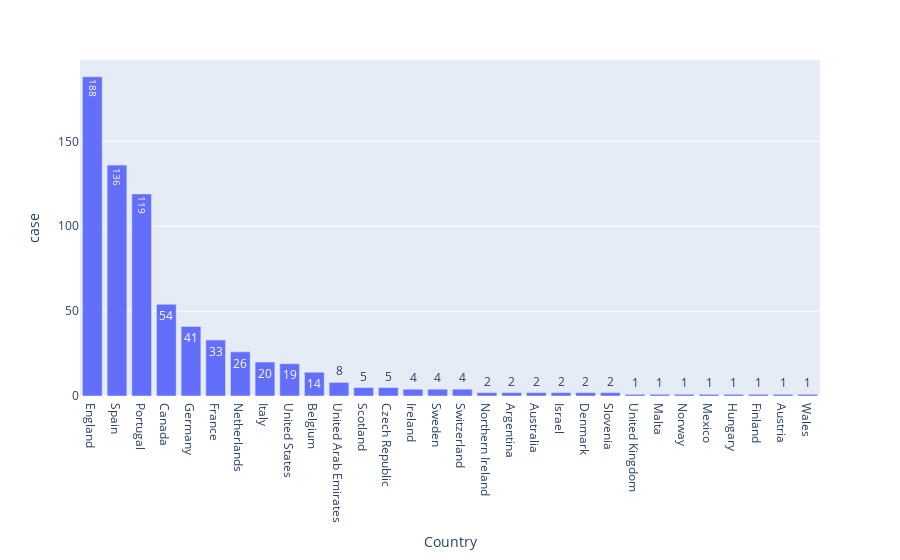

Notebook code for this chart:
### Markdown cell above
### Visualization

### Code cell
fig = px.bar(Total_case.sort_values('case', ascending=False), x='Country', y='case', text='case')
fig.show()

### Figure 1 — Plotly figure (JSON) as saved in the notebook; plotly's stock layout.template omitted (floating-point values rounded to 4 significant figures)
{"data": [{"alignmentgroup": "True", "hovertemplate": "Country=%{x}<br>case=%{text}<extra></extra>", "legendgroup": "", "marker": {"color": "#636efa", "pattern": {"shape": ""}}, "name": "", "offsetgroup": "", "orientation": "v", "showlegend": false, "text": [188, 136, 119, 54, 41, 33, 26, 20, 19, 14, 8, 5, 5, 4, 4, 4, 2, 2, 2, 2, 2, 2, 1, 1, 1, 1, 1, 1, 1, 1], "textposition": "auto", "type": "bar", "x": ["England", "Spain", "Portugal", "Canada", "Germany", "France", "Netherlands", "Italy", "United States", "Belgium", "United Arab Emirates", "Scotland", "Czech Republic", "Ireland", "Sweden", "Switzerland", "Northern Ireland", "Argentina", "Australia", "Israel", "Denmark", "Slovenia", "United Kingdom", "Malta", "Norway", "Mexico", "Hungary", "Finland", "Austria", "Wales"], "xaxis": "x", "y": [188, 136, 119, 54, 41, 33, 26, 20, 19, 14, 8, 5, 5, 4, 4, 4, 2, 2, 2, 2, 2, 2, 1, 1, 1, 1, 1, 1, 1, 1], "yaxis": "y"}], "layout": {"barmode": "relative", "legend": {"tracegroupgap": 0}, "margin": {"t": 60}, "xaxis": {"anchor": "y", "domain": [0, 1], "title": {"text": "Country"}}, "yaxis": {"anchor": "x", "domain": [0, 1], "title": {"text": "case"}}}}
